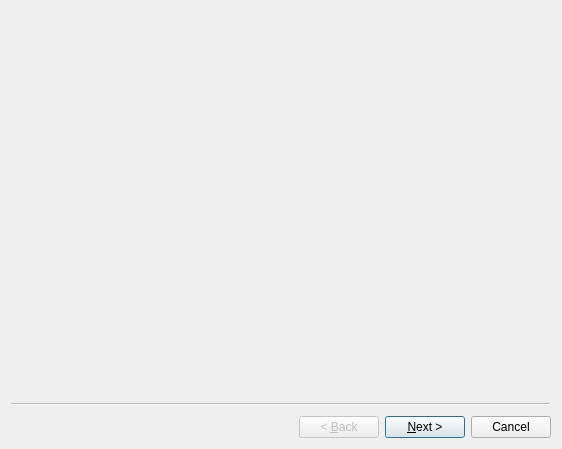
<?xml version="1.0" encoding="UTF-8"?>
<ui version="4.0">
 <class>Wizard</class>
 <widget class="QWizard" name="Wizard">
  <property name="geometry">
   <rect>
    <x>0</x>
    <y>0</y>
    <width>562</width>
    <height>449</height>
   </rect>
  </property>
  <property name="minimumSize">
   <size>
    <width>184</width>
    <height>133</height>
   </size>
  </property>
  <property name="maximumSize">
   <size>
    <width>524287</width>
    <height>524287</height>
   </size>
  </property>
  <property name="windowTitle">
   <string>Wizard</string>
  </property>
  <widget class="ProSetPage" name="wizardPage1"/>
  <widget class="ConfirmPage" name="wizardPage2"/>
 </widget>
 <customwidgets>
  <customwidget>
   <class>ProSetPage</class>
   <extends>QWizardPage</extends>
   <header>prosetpage.h</header>
   <container>1</container>
  </customwidget>
  <customwidget>
   <class>ConfirmPage</class>
   <extends>QWizardPage</extends>
   <header>confirmpage.h</header>
   <container>1</container>
  </customwidget>
 </customwidgets>
 <resources/>
 <connections/>
</ui>
